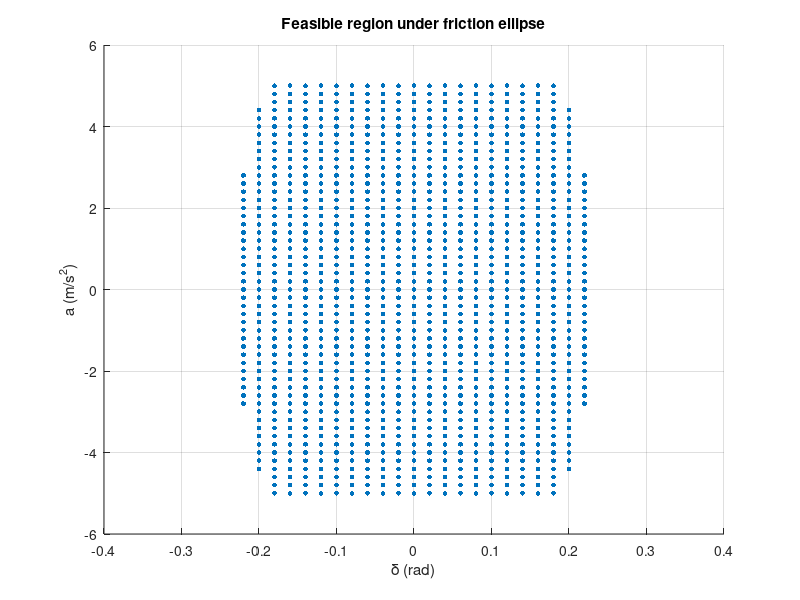

Recreate this plot in MATLAB.
%% ============================================================
%  CHECK FRICTION ELLIPSE FEASIBILITY FOR YOUR RACING MPC
% =============================================================

clear; clc;

%% =====================
%  VEHICLE PARAMETERS
% ======================
m   = 1.8;
g   = 9.81;

lf  = 0.125;      % CG to front axle
lr  = 0.125;      % CG to rear axle
Cf  = 68;         % front cornering stiffness
Cr  = 71;         % rear cornering stiffness

% Effective friction coefficient (for ellipse)
mu_tyre = 1.0;    % physical dry grip
alpha   = 0.9;    % tightening factor
mu_eff  = mu_tyre * alpha;

%% =====================
%  INITIAL STATE x0
% ======================
vx      = 1.5;
vy      = 0.0;
wz      = 0.0;
delta0  = 0.0;
a0      = 0.0;

vx_safe = vx + 1e-3;

%% =====================
%  INPUT BOUNDS — YOU MUST SET THESE
% ======================
delta_min = -0.5;     % rad
delta_max =  0.5;

a_min = -5;           % m/s^2
a_max =  5;

% Create grid
delta_vals = linspace(delta_min, delta_max, 51);
a_vals     = linspace(a_min, a_max, 51);

%% =====================
%  PRECOMPUTE NORMAL LOADS
% ======================
Fz_f = m*g*lr/(lf+lr);
Fz_r = m*g*lf/(lf+lr);
Fz   = Fz_f + Fz_r;

%% =====================
%  FEASIBILITY CHECK
% ======================
feasible = false;
count_feasible = 0;
count_total = length(delta_vals) * length(a_vals);

% Storage for plotting
D = [];
A = [];

for d = delta_vals
    for ax = a_vals

        %% Lateral forces (bicycle model)
        Fy_f = Cf * ( d - vy/vx_safe + lf*wz/vx_safe );
        Fy_r = Cr * ( -vy/vx_safe - lr*wz/vx_safe );
        Fy   = Fy_f + Fy_r;

        %% Longitudinal forces from acceleration input
        Fx_total = m * ax;

        % Distribute according to normal loads (50/50)
        Fx_f = Fx_total * (Fz_f/(Fz_f + Fz_r));
        Fx_r = Fx_total * (Fz_r/(Fz_f + Fz_r));
        Fx   = Fx_f + Fx_r;

        %% FRICTION ELLIPSE h(x,u)
        h_fric = (Fy/(mu_eff*Fz))^2 + (Fx/(mu_eff*Fz))^2 - 1;

        if h_fric <= 0
            feasible = true;
            count_feasible = count_feasible + 1;
            D(end+1) = d;
            A(end+1) = ax;
        end

    end
end

%% =====================
%  PRINT RESULTS
% ======================
fprintf("Friction ellipse feasible ANYWHERE?  %d\n", feasible);
fprintf("Feasible combos: %d / %d (%.2f%%)\n", ...
    count_feasible, count_total, 100*count_feasible/count_total);

%% =====================
%  PLOT FEASIBLE REGION
% ======================
figure; hold on;
scatter(D, A, 12, 'filled');
xlabel('\delta (rad)');
ylabel('a (m/s^2)');
title('Feasible region under friction ellipse');
grid on;
